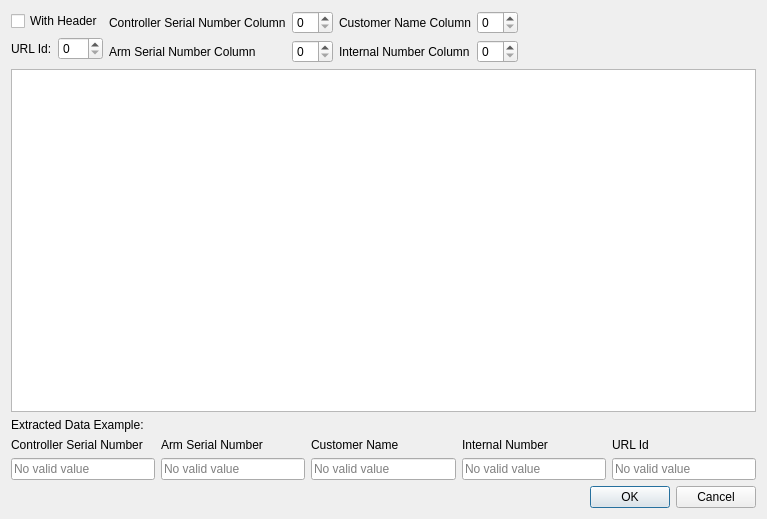
<?xml version="1.0" encoding="UTF-8"?>
<ui version="4.0">
 <class>DialogMachineCatalogueImportConfiguration</class>
 <widget class="QDialog" name="DialogMachineCatalogueImportConfiguration">
  <property name="geometry">
   <rect>
    <x>0</x>
    <y>0</y>
    <width>767</width>
    <height>519</height>
   </rect>
  </property>
  <property name="windowTitle">
   <string>Catalogue Import Configuration</string>
  </property>
  <layout class="QVBoxLayout" name="verticalLayout">
   <item>
    <layout class="QHBoxLayout" name="horizontalLayout">
     <item>
      <layout class="QFormLayout" name="formLayout_3">
       <item row="0" column="0" colspan="2">
        <widget class="QCheckBox" name="cbWithHeader">
         <property name="text">
          <string>With Header</string>
         </property>
        </widget>
       </item>
       <item row="1" column="0">
        <widget class="QLabel" name="label_8">
         <property name="text">
          <string>URL Id:</string>
         </property>
        </widget>
       </item>
       <item row="1" column="1">
        <widget class="QSpinBox" name="sbUrlId"/>
       </item>
      </layout>
     </item>
     <item>
      <layout class="QFormLayout" name="formLayout_2">
       <item row="0" column="0">
        <widget class="QLabel" name="label">
         <property name="text">
          <string>Controller Serial Number Column</string>
         </property>
        </widget>
       </item>
       <item row="0" column="1">
        <widget class="QSpinBox" name="sbControllerSerialNumber"/>
       </item>
       <item row="1" column="0">
        <widget class="QLabel" name="label_10">
         <property name="text">
          <string>Arm Serial Number Column</string>
         </property>
        </widget>
       </item>
       <item row="1" column="1">
        <widget class="QSpinBox" name="sbArmSerialNumber"/>
       </item>
      </layout>
     </item>
     <item>
      <layout class="QFormLayout" name="formLayout">
       <item row="0" column="0">
        <widget class="QLabel" name="label_2">
         <property name="text">
          <string>Customer Name Column</string>
         </property>
        </widget>
       </item>
       <item row="0" column="1">
        <widget class="QSpinBox" name="sbCustomerName"/>
       </item>
       <item row="1" column="0">
        <widget class="QLabel" name="label_3">
         <property name="text">
          <string>Internal Number Column</string>
         </property>
        </widget>
       </item>
       <item row="1" column="1">
        <widget class="QSpinBox" name="sbInternalNumber"/>
       </item>
      </layout>
     </item>
     <item>
      <spacer name="horizontalSpacer">
       <property name="orientation">
        <enum>Qt::Horizontal</enum>
       </property>
       <property name="sizeHint" stdset="0">
        <size>
         <width>40</width>
         <height>20</height>
        </size>
       </property>
      </spacer>
     </item>
    </layout>
   </item>
   <item>
    <widget class="QTableView" name="tableView">
     <property name="editTriggers">
      <set>QAbstractItemView::NoEditTriggers</set>
     </property>
     <property name="alternatingRowColors">
      <bool>true</bool>
     </property>
     <property name="selectionBehavior">
      <enum>QAbstractItemView::SelectRows</enum>
     </property>
     <property name="sortingEnabled">
      <bool>true</bool>
     </property>
    </widget>
   </item>
   <item>
    <widget class="QLabel" name="label_4">
     <property name="text">
      <string>Extracted Data Example:</string>
     </property>
    </widget>
   </item>
   <item>
    <layout class="QGridLayout" name="gridLayout">
     <item row="0" column="0">
      <widget class="QLabel" name="label_5">
       <property name="text">
        <string>Controller Serial Number</string>
       </property>
      </widget>
     </item>
     <item row="0" column="1">
      <widget class="QLabel" name="label_11">
       <property name="text">
        <string>Arm Serial Number</string>
       </property>
      </widget>
     </item>
     <item row="0" column="2">
      <widget class="QLabel" name="label_7">
       <property name="text">
        <string>Customer Name</string>
       </property>
      </widget>
     </item>
     <item row="0" column="3">
      <widget class="QLabel" name="label_6">
       <property name="text">
        <string>Internal Number</string>
       </property>
      </widget>
     </item>
     <item row="0" column="4">
      <widget class="QLabel" name="label_9">
       <property name="text">
        <string>URL Id</string>
       </property>
      </widget>
     </item>
     <item row="1" column="0">
      <widget class="QLineEdit" name="leControllerSerialNumber">
       <property name="readOnly">
        <bool>true</bool>
       </property>
       <property name="placeholderText">
        <string>No valid value</string>
       </property>
      </widget>
     </item>
     <item row="1" column="1">
      <widget class="QLineEdit" name="leArmSerialNumber">
       <property name="text">
        <string/>
       </property>
       <property name="readOnly">
        <bool>true</bool>
       </property>
       <property name="placeholderText">
        <string>No valid value</string>
       </property>
      </widget>
     </item>
     <item row="1" column="2">
      <widget class="QLineEdit" name="leCustomerName">
       <property name="readOnly">
        <bool>true</bool>
       </property>
       <property name="placeholderText">
        <string>No valid value</string>
       </property>
      </widget>
     </item>
     <item row="1" column="3">
      <widget class="QLineEdit" name="leInternalNumber">
       <property name="readOnly">
        <bool>true</bool>
       </property>
       <property name="placeholderText">
        <string>No valid value</string>
       </property>
      </widget>
     </item>
     <item row="1" column="4">
      <widget class="QLineEdit" name="leURLId">
       <property name="readOnly">
        <bool>true</bool>
       </property>
       <property name="placeholderText">
        <string>No valid value</string>
       </property>
      </widget>
     </item>
    </layout>
   </item>
   <item>
    <widget class="QDialogButtonBox" name="buttonBox">
     <property name="orientation">
      <enum>Qt::Horizontal</enum>
     </property>
     <property name="standardButtons">
      <set>QDialogButtonBox::Cancel|QDialogButtonBox::Ok</set>
     </property>
    </widget>
   </item>
  </layout>
 </widget>
 <resources/>
 <connections>
  <connection>
   <sender>buttonBox</sender>
   <signal>accepted()</signal>
   <receiver>DialogMachineCatalogueImportConfiguration</receiver>
   <slot>accept()</slot>
   <hints>
    <hint type="sourcelabel">
     <x>227</x>
     <y>353</y>
    </hint>
    <hint type="destinationlabel">
     <x>157</x>
     <y>274</y>
    </hint>
   </hints>
  </connection>
  <connection>
   <sender>buttonBox</sender>
   <signal>rejected()</signal>
   <receiver>DialogMachineCatalogueImportConfiguration</receiver>
   <slot>reject()</slot>
   <hints>
    <hint type="sourcelabel">
     <x>295</x>
     <y>359</y>
    </hint>
    <hint type="destinationlabel">
     <x>286</x>
     <y>274</y>
    </hint>
   </hints>
  </connection>
 </connections>
</ui>
